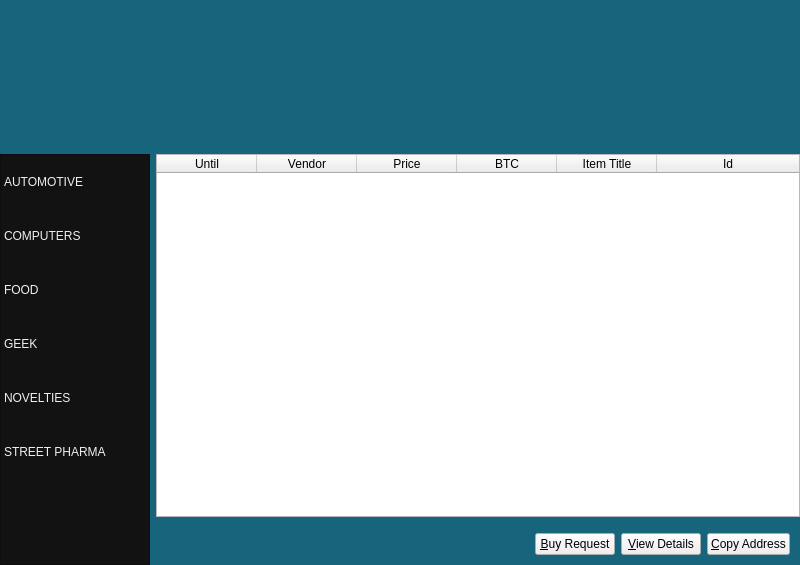
<?xml version="1.0" encoding="UTF-8"?>
<ui version="4.0">
 <class>WaveNet</class>
 <widget class="QWidget" name="WaveNet">
  <property name="geometry">
   <rect>
    <x>0</x>
    <y>0</y>
    <width>800</width>
    <height>565</height>
   </rect>
  </property>
  <property name="windowTitle">
   <string>WaveNet</string>
  </property>
  <property name="styleSheet">
   <string notr="true">#WaveNet { background-color: #17657C; }</string>
  </property>
  <layout class="QVBoxLayout" name="topLayout">
   <property name="leftMargin">
    <number>0</number>
   </property>
   <property name="topMargin">
    <number>0</number>
   </property>
   <property name="rightMargin">
    <number>0</number>
   </property>
   <property name="bottomMargin">
    <number>0</number>
   </property>
   <item>
    <layout class="QVBoxLayout" name="verticalLayout_2">
     <property name="topMargin">
      <number>0</number>
     </property>
     <property name="bottomMargin">
      <number>0</number>
     </property>
     <item>
      <widget class="QLabel" name="waveNetHeaderLabel">
       <property name="sizePolicy">
        <sizepolicy hsizetype="MinimumExpanding" vsizetype="Preferred">
         <horstretch>0</horstretch>
         <verstretch>0</verstretch>
        </sizepolicy>
       </property>
       <property name="minimumSize">
        <size>
         <width>590</width>
         <height>148</height>
        </size>
       </property>
       <property name="maximumSize">
        <size>
         <width>16777215</width>
         <height>148</height>
        </size>
       </property>
       <property name="text">
        <string/>
       </property>
       <property name="scaledContents">
        <bool>true</bool>
       </property>
      </widget>
     </item>
    </layout>
   </item>
   <item>
    <layout class="QHBoxLayout" name="horizontalLayout">
     <property name="topMargin">
      <number>0</number>
     </property>
     <property name="rightMargin">
      <number>0</number>
     </property>
     <property name="bottomMargin">
      <number>0</number>
     </property>
     <item>
      <widget class="QListWidget" name="categoriesListWidget">
       <property name="minimumSize">
        <size>
         <width>150</width>
         <height>0</height>
        </size>
       </property>
       <property name="maximumSize">
        <size>
         <width>150</width>
         <height>16777215</height>
        </size>
       </property>
       <property name="styleSheet">
        <string notr="true">#categoriesListWidget { background-color: #121212; color: #efefef; } #categoriesListWidget::item { margin: 20px; }</string>
       </property>
       <property name="editTriggers">
        <set>QAbstractItemView::NoEditTriggers</set>
       </property>
       <property name="sortingEnabled">
        <bool>true</bool>
       </property>
       <item>
        <property name="text">
         <string>AUTOMOTIVE</string>
        </property>
       </item>
       <item>
        <property name="text">
         <string>COMPUTERS</string>
        </property>
       </item>
       <item>
        <property name="text">
         <string>FOOD</string>
        </property>
       </item>
       <item>
        <property name="text">
         <string>GEEK</string>
        </property>
       </item>
       <item>
        <property name="text">
         <string>NOVELTIES</string>
        </property>
       </item>
       <item>
        <property name="text">
         <string>STREET PHARMA</string>
        </property>
       </item>
      </widget>
     </item>
     <item>
      <layout class="QVBoxLayout" name="verticalLayout_3">
       <property name="rightMargin">
        <number>0</number>
       </property>
       <property name="bottomMargin">
        <number>0</number>
       </property>
       <item>
        <widget class="QTableWidget" name="tableWidget">
         <property name="editTriggers">
          <set>QAbstractItemView::NoEditTriggers</set>
         </property>
         <property name="alternatingRowColors">
          <bool>true</bool>
         </property>
         <property name="selectionMode">
          <enum>QAbstractItemView::SingleSelection</enum>
         </property>
         <property name="selectionBehavior">
          <enum>QAbstractItemView::SelectRows</enum>
         </property>
         <property name="showGrid">
          <bool>false</bool>
         </property>
         <attribute name="horizontalHeaderStretchLastSection">
          <bool>true</bool>
         </attribute>
         <column>
          <property name="text">
           <string>Until</string>
          </property>
         </column>
         <column>
          <property name="text">
           <string>Vendor</string>
          </property>
         </column>
         <column>
          <property name="text">
           <string>Price</string>
          </property>
         </column>
         <column>
          <property name="text">
           <string>BTC</string>
          </property>
         </column>
         <column>
          <property name="text">
           <string>Item Title</string>
          </property>
         </column>
         <column>
          <property name="text">
           <string>Id</string>
          </property>
         </column>
        </widget>
       </item>
       <item>
        <layout class="QHBoxLayout" name="horizontalLayout_2">
         <property name="topMargin">
          <number>10</number>
         </property>
         <property name="rightMargin">
          <number>10</number>
         </property>
         <property name="bottomMargin">
          <number>10</number>
         </property>
         <item>
          <spacer name="horizontalSpacer">
           <property name="orientation">
            <enum>Qt::Horizontal</enum>
           </property>
           <property name="sizeHint" stdset="0">
            <size>
             <width>40</width>
             <height>20</height>
            </size>
           </property>
          </spacer>
         </item>
         <item>
          <widget class="QPushButton" name="buyButton">
           <property name="text">
            <string>&amp;Buy Request</string>
           </property>
          </widget>
         </item>
         <item>
          <widget class="QPushButton" name="viewDetailsButton">
           <property name="text">
            <string>&amp;View Details</string>
           </property>
          </widget>
         </item>
         <item>
          <widget class="QPushButton" name="copyAddressButton">
           <property name="text">
            <string>&amp;Copy Address</string>
           </property>
          </widget>
         </item>
        </layout>
       </item>
      </layout>
     </item>
    </layout>
   </item>
  </layout>
 </widget>
 <resources/>
 <connections/>
</ui>
